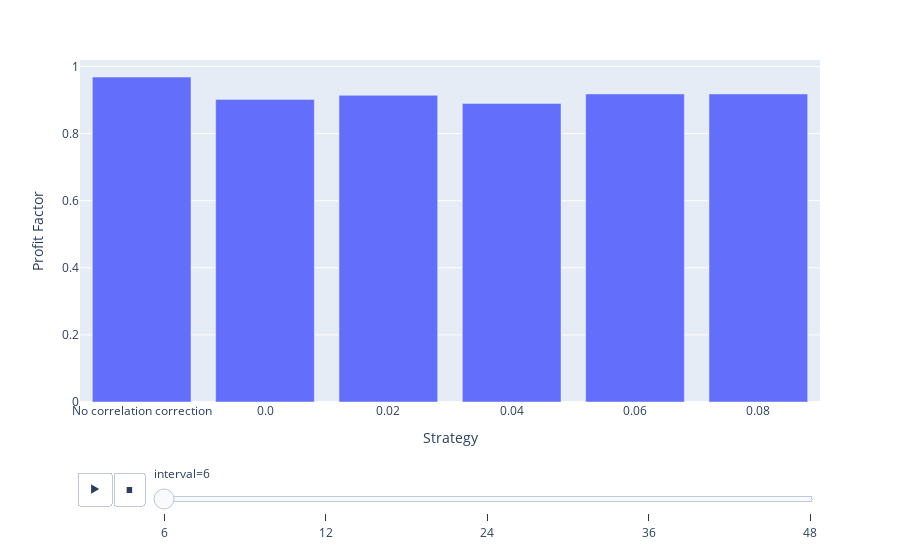

The cell this chart's notebook holds for it:
### Code cell
px.bar(final_df,x='Strategy',y='Profit Factor',animation_frame='interval')

### Figure 1 — Plotly figure (JSON) as saved in the notebook; plotly's stock layout.template omitted (floating-point values rounded to 4 significant figures)
{"data": [{"alignmentgroup": "True", "hovertemplate": "interval=6<br>Strategy=%{x}<br>Profit Factor=%{y}<extra></extra>", "legendgroup": "", "marker": {"color": "#636efa", "pattern": {"shape": ""}}, "name": "", "offsetgroup": "", "orientation": "v", "showlegend": false, "textposition": "auto", "type": "bar", "x": ["No correlation correction", "0.0", "0.02", "0.04", "0.06", "0.08"], "xaxis": "x", "y": [0.9683, 0.9019, 0.914, 0.8899, 0.9181, 0.9181], "yaxis": "y"}], "layout": {"barmode": "relative", "legend": {"tracegroupgap": 0}, "margin": {"t": 60}, "sliders": [{"active": 0, "currentvalue": {"prefix": "interval="}, "len": 0.9, "pad": {"b": 10, "t": 60}, "steps": [{"args": [["6"], {"frame": {"duration": 0, "redraw": true}, "fromcurrent": true, "mode": "immediate", "transition": {"duration": 0, "easing": "linear"}}], "label": "6", "method": "animate"}, {"args": [["12"], {"frame": {"duration": 0, "redraw": true}, "fromcurrent": true, "mode": "immediate", "transition": {"duration": 0, "easing": "linear"}}], "label": "12", "method": "animate"}, {"args": [["24"], {"frame": {"duration": 0, "redraw": true}, "fromcurrent": true, "mode": "immediate", "transition": {"duration": 0, "easing": "linear"}}], "label": "24", "method": "animate"}, {"args": [["36"], {"frame": {"duration": 0, "redraw": true}, "fromcurrent": true, "mode": "immediate", "transition": {"duration": 0, "easing": "linear"}}], "label": "36", "method": "animate"}, {"args": [["48"], {"frame": {"duration": 0, "redraw": true}, "fromcurrent": true, "mode": "immediate", "transition": {"duration": 0, "easing": "linear"}}], "label": "48", "method": "animate"}], "x": 0.1, "xanchor": "left", "y": 0, "yanchor": "top"}], "updatemenus": [{"buttons": [{"args": [null, {"frame": {"duration": 500, "redraw": true}, "fromcurrent": true, "mode": "immediate", "transition": {"duration": 500, "easing": "linear"}}], "label": "&#9654;", "method": "animate"}, {"args": [[null], {"frame": {"duration": 0, "redraw": true}, "fromcurrent": true, "mode": "immediate", "transition": {"duration": 0, "easing": "linear"}}], "label": "&#9724;", "method": "animate"}], "direction": "left", "pad": {"r": 10, "t": 70}, "showactive": false, "type": "buttons", "x": 0.1, "xanchor": "right", "y": 0, "yanchor": "top"}], "xaxis": {"anchor": "y", "domain": [0, 1], "title": {"text": "Strategy"}}, "yaxis": {"anchor": "x", "domain": [0, 1], "title": {"text": "Profit Factor"}}}}
